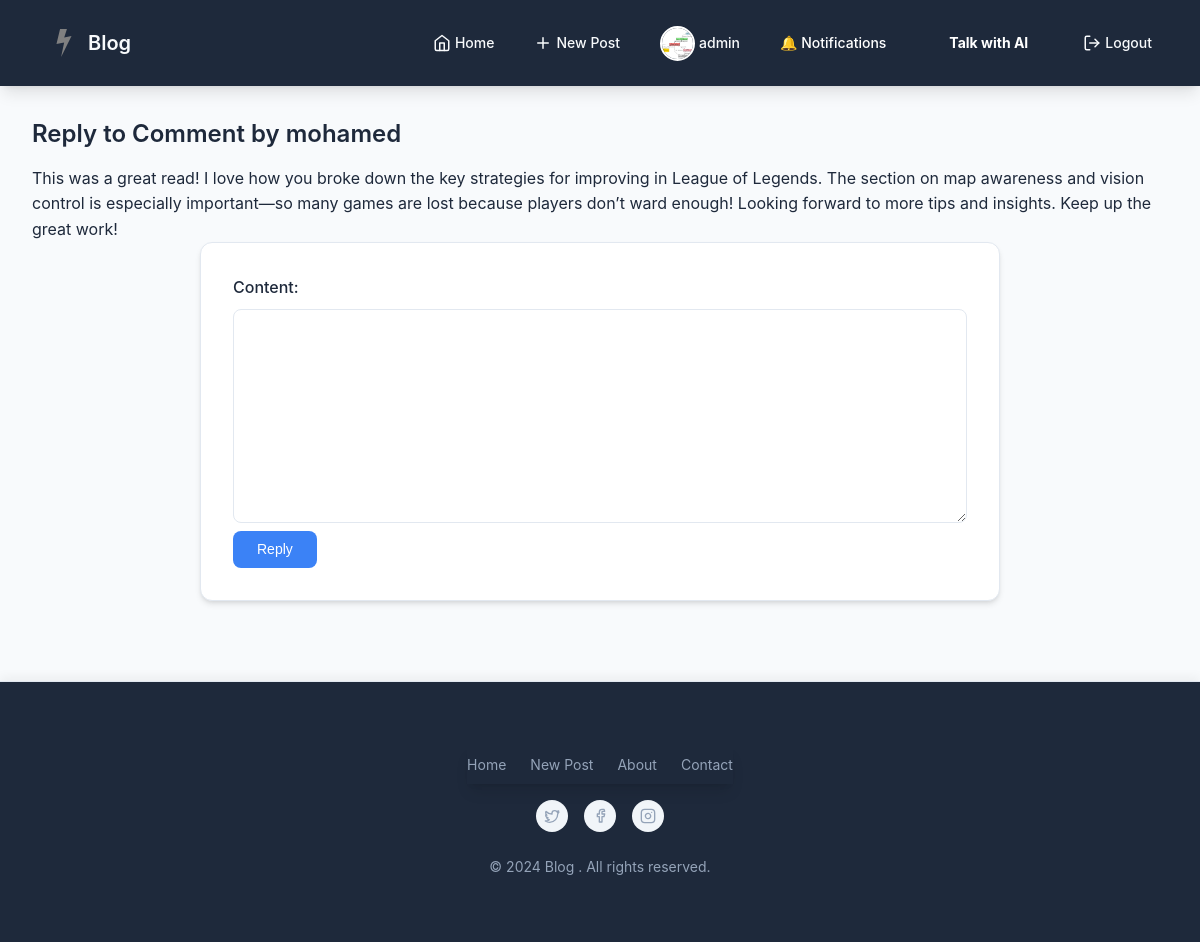
Screenshot of /comments/reply/42/ (signed in) with the database file from the repository.
### users/models.py (models this page shows, shortened)
class Profile(models.Model):
    user = models.OneToOneField(User, on_delete=models.CASCADE)
    image = models.ImageField(default='profile_pics/default.jpg',upload_to='profile_pics')

### comments/models.py (models this page shows, shortened)
class Comment(models.Model):
    post = models.ForeignKey(BlogPost, on_delete=models.CASCADE, related_name='comments')
    author = models.ForeignKey(User, on_delete=models.CASCADE)
    content = models.TextField()
    created_at = models.DateTimeField(auto_now_add=True)

### comments/views.py (the view)
# urls.py: path('reply/<int:comment_id>/', views.add_reply, name='add_reply'),
def add_reply(request, comment_id):
    if request.user.is_authenticated:
        comment = get_object_or_404(Comment, id=comment_id)
        if request.method == 'POST':
            form = ReplyForm(request.POST)
            if form.is_valid():
                reply = form.save(commit=False)
                reply.comment = comment
                reply.author = request.user
                reply.save()
                if comment.author != request.user:
                    Notification.objects.create(
                        user=comment.author,
                        post=comment.post,
                        comment_author=request.user,
                        message=f"{request.user.username} replied to your comment."
                    )
                return redirect('blog_list')
        else:
            form = ReplyForm()
    else:
        return redirect('login')
    return render(request, 'comments/add_reply.html', {'form': form, 'comment': comment})

### comments/forms.py
class ReplyForm(forms.ModelForm):
    class Meta:
        model = Reply
        fields = ['content']

### comments/templates/comments/add_reply.html (shortened to what this page needs)
{% extends 'base.html' %}
{% block content %}
<h2>Reply to Comment by {{ comment.author.username }}</h2>
<p>{{ comment.content }}</p>
<form method="post">
    {{ form.as_p }}
    <button type="submit">Reply</button>
</form>
{% endblock %}

### templates/base.html (shortened to what this page needs)
{% load static %}
<!DOCTYPE html>
<html lang="en">
<head>
    <link rel="stylesheet" href="{% static 'css/style.css' %}">
    <link rel="stylesheet" href="https://cdn.jsdelivr.net/npm/lucide-icons@latest/dist/umd/lucide.min.js">
</head>
<body>
    <nav>
        <div class="container nav-container">
            <div class="nav-brand">
                <a href="{% url 'blog_list' %}" class="nav-logo">
                    <svg xmlns="http://www.w3.org/2000/svg" width="32" height="32" viewBox="0 0 32 32">
                        <path fill="#808080" d="M12.068 2h6.866l-2.73 8.421l7.322-1.331L13.115 30l3.037-14.505L8.474 17z" />
                    </svg>
                    Blog
                </a>
            </div>
            <div class="nav-links">
                <a href="{% url 'blog_list' %}" class="nav-item">
                    <svg xmlns="http://www.w3.org/2000/svg" width="18" height="18" viewBox="0 0 24 24" fill="none"
                        stroke="currentColor" stroke-width="2" stroke-linecap="round" stroke-linejoin="round"
                        class="nav-icon">
                        <path d="m3 9 9-7 9 7v11a2 2 0 0 1-2 2H5a2 2 0 0 1-2-2z"></path>
                        <polyline points="9 22 9 12 15 12 15 22"></polyline>
                    </svg>
                    Home
                </a>
                {% if user.is_authenticated %}
                <a href="{% url 'create_blog_post' %}" class="nav-item">
                    <svg xmlns="http://www.w3.org/2000/svg" width="18" height="18" viewBox="0 0 24 24" fill="none"
                        stroke="currentColor" stroke-width="2" stroke-linecap="round" stroke-linejoin="round"
                        class="nav-icon">
                        <path d="M12 5v14M5 12h14"></path>
                    </svg>
                    New Post
                </a>
                <a href="{% url 'profile' %}" class="nav-item profile-link">
                    <img src="{{ user.profile.image.url }}" alt="Profile" class="profile-pic">
                    <span>{{ user.username }}</span>
                </a>
                <li class="nav-item">
                    <a class="nav-link" href="{% url 'notifications' %}" style="text-decoration: none !important; color: white !important;">
                        🔔 Notifications
                    </a>
                </li>
                <li class="nav-item">
                    <a href="{% url 'chat_page' %}" class="chat-link">
                         Talk with AI
                    </a>
                </li>
                <a href="{% url 'logout' %}" class="nav-item">
                    Logout
                </a>
                {% endif %}
            </div>
        </div>
    </nav>
    <div class="container">
        {% block content %}
        {% endblock %}
    </div>
    <footer>
        <div class="container">
            <nav class="footer-nav">
                <a href="{% url 'blog_list' %}">Home</a>
                <a href="{% url 'create_blog_post' %}">New Post</a>
                <a href="#">About</a>
                <a href="#">Contact</a>
            </nav>
            <div class="footer-social">
                <a href="https://twitter.com" target="_blank">
                </a>
                <a href="https://facebook.com" target="_blank">
                    <svg xmlns="http://www.w3.org/2000/svg" width="16" height="16" viewBox="0 0 24 24" fill="none"
                        stroke="currentColor" stroke-width="2" stroke-linecap="round" stroke-linejoin="round">
                        <path d="M18 2h-3a4 4 0 0 0-4 4v3H8v4h3v8h4v-8h3l1-4h-4V6a1 1 0 0 1 1-1h3z" />
                    </svg>
                </a>
                <a href="https://instagram.com" target="_blank">
                </a>
            </div>
            <p>&copy; 2024 Blog . All rights reserved.</p>
        </div>
    </footer>
</body>
</html>

### blog_project/static/css/style.css (style rules this page uses)
:root { --primary-color: #3b82f6; --primary-dark: #2563eb; --primary-light: #60a5fa; --secondary-color: #6366f1; --text-primary: #1e293b; --text-secondary: #475569; --text-light: #94a3b8; --background: #f8fafc; --white: #ffffff; --danger: #ef4444; --danger-dark: #dc2626; --success: #10b981; --warning: #f59e0b; --surface: #ffffff; --surface-2: #f1f5f9; --surface-3: #e2e8f0; --border: #e2e8f0; --spacing-xs: 0.25rem; --spacing-sm: 0.5rem; --spacing-md: 1rem; --spacing-lg: 1.5rem; --spacing-xl: 2rem; --spacing-2xl: 3rem; --radius-sm: 0.375rem; --radius-md: 0.5rem; --radius-lg: 0.75rem; --header-bg: #1e293b; --header-text: #f8fafc; --header-hover: #334155; --header-active: #0f172a; --shadow-sm: 0 1px 2px 0 rgb(0 0 0 / 0.05); --shadow-md: 0 4px 6px -1px rgb(0 0 0 / 0.1), 0 2px 4px -2px rgb(0 0 0 / 0.1); --shadow-lg: 0 10px 15px -3px rgb(0 0 0 / 0.1), 0 4px 6px -4px rgb(0 0 0 / 0.1); }
* { margin: 0; padding: 0; box-sizing: border-box; }
body { font-family: 'Inter', system-ui, -apple-system, sans-serif; line-height: 1.6; color: var(--text-primary); background-color: var(--background); font-size: 16px; -webkit-font-smoothing: antialiased; -moz-osx-font-smoothing: grayscale; }
.container { max-width: 1200px; margin: 0 auto; padding: var(--spacing-xl); width: 100%; }
nav { background-color: var(--header-bg); padding: var(--spacing-sm) 0; box-shadow: var(--shadow-lg); position: sticky; top: 0; z-index: 100; }
.nav-container { display: flex; justify-content: space-between; align-items: center; padding-top: var(--spacing-sm); padding-bottom: var(--spacing-sm); }
.nav-brand { display: flex; align-items: center; }
.nav-logo { display: flex; align-items: center; gap: var(--spacing-sm); color: var(--header-text); font-size: 1.25rem; font-weight: 600; text-decoration: none; padding: var(--spacing-sm) var(--spacing-md); border-radius: var(--radius-md); transition: all 0.2s ease; }
.nav-links { display: flex; gap: var(--spacing-sm); align-items: center; }
.nav-item { display: flex; align-items: center; gap: var(--spacing-xs); color: var(--header-text); text-decoration: none; font-weight: 500; padding: var(--spacing-sm) var(--spacing-md); border-radius: var(--radius-md); transition: all 0.2s ease; font-size: 0.875rem; }
.nav-icon { width: 18px; height: 18px; }
h1, h2, h3, h4, h5, h6 { color: var(--text-primary); line-height: 1.3; margin-bottom: var(--spacing-md); font-weight: 600; }
form { background: var(--surface); padding: var(--spacing-xl); border-radius: var(--radius-lg); box-shadow: var(--shadow-md); max-width: 800px; margin: 0 auto; border: 1px solid var(--border); }
label { display: block; margin-bottom: var(--spacing-sm); color: var(--text-primary); font-weight: 500; }
input[type="text"], input[type="email"], input[type="password"], textarea { width: 100%; padding: var(--spacing-md); border: 1px solid var(--border); border-radius: var(--radius-md); font-size: 1rem; transition: border-color 0.2s ease, box-shadow 0.2s ease; background-color: var(--surface); color: var(--text-primary); }
textarea { min-height: 150px; resize: vertical; }
button, .button { display: inline-flex; align-items: center; justify-content: center; padding: var(--spacing-sm) var(--spacing-lg); background-color: var(--primary-color); color: var(--white); border: none; border-radius: var(--radius-md); font-weight: 500; font-size: 0.875rem; cursor: pointer; transition: all 0.2s ease; text-decoration: none; gap: var(--spacing-sm); line-height: 1.5; }
footer { background-color: var(--header-bg); padding: var(--spacing-xl); margin-top: var(--spacing-2xl); border-top: 1px solid var(--border); color: var(--header-text); display: flex; justify-content: center; align-items: center; flex-direction: column; text-align: center; box-shadow: 0px -4px 10px rgba(0, 0, 0, 0.05); }
footer .container { display: flex; flex-direction: column; align-items: center; gap: var(--spacing-md); }
.footer-nav { display: flex; gap: var(--spacing-lg); }
.footer-nav a { color: var(--text-light); text-decoration: none; font-size: 0.875rem; transition: color 0.3s ease; }
.footer-social { display: flex; gap: var(--spacing-md); justify-content: center; }
.footer-social a { display: inline-flex; align-items: center; justify-content: center; width: 32px; height: 32px; border-radius: 50%; background: var(--surface-2); color: var(--text-light); transition: background 0.3s ease, color 0.3s ease; }
footer p { font-size: 0.875rem; color: var(--text-light); margin-top: var(--spacing-sm); }

### rows the page displays
Comment: author.username "mohamed", content "This was a great read! I love how you broke down the key strategies for improving in League of Legends. The section on map awareness and vision control is especially important—so many games are lost because players don’t ward enough! Looking forward to more tips and insights. Keep up the great work!"

### other values shown
{{ user.username }} "admin"
